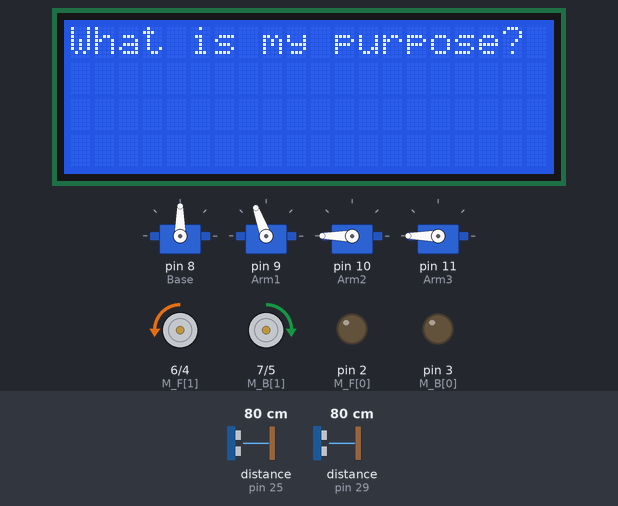
The sketch below on a simulated Arduino Mega 2560, built with avr-gcc and run on an emulated ATmega2560. On the bench: 4 × servo, 20×4 character LCD, motor-driver pin pairs drawn as motors (green arrow = first pin HIGH = forward, orange = second pin HIGH = backward, longer = more drive), output pins drawn as LEDs (lit = HIGH). Wiring (inferred from the names in the program): 2 × ultrasonic range finder: trigger pin 24, echo pin 25 / trigger pin 28, echo pin 29. The test bench sets the inputs (shaded band); at power-on: distance to the obstacle (sensors on pin 25, pin 29) 80 cm. The echo pulse lasts 58.3 µs per cm; pins used as bus, display or sensor lines are not drawn.

Above: at 1.2 s.
1.3 s: distance to the obstacle (sensor on pin 25) set to 2 cm
2.8 s: distance to the obstacle (sensor on pin 25) set to 120 cm
4.3 s: distance to the obstacle (sensor on pin 29) set to 120 cm
5.8 s: distance to the obstacle (sensor on pin 29) set to 2 cm
Timing chart, 0 to 8.3 s (numbered marks = the images above; inputs shaded):
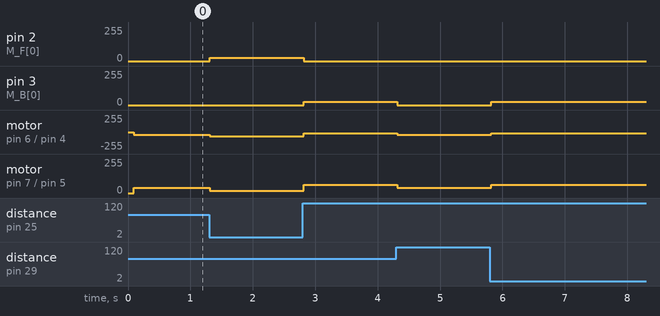

Measured:
- after the input at 1.3 s, pin 2 (M_F[0]): 0/255 → 23/255 at once; motor on pin 6 (M_F[1]) / pin 4 (M_F[2]): backward 40/255 → backward 63/255 at once; motor on pin 7 (M_B[1]) / pin 5 (M_B[2]): forward 40/255 → forward 17/255 at once
- after the input at 2.8 s, pin 2 (M_F[0]): 23/255 → 0/255 at once; pin 3 (M_B[0]): 0/255 → 23/255 at once; motor on pin 6 (M_F[1]) / pin 4 (M_F[2]): backward 63/255 → backward 17/255 at once; motor on pin 7 (M_B[1]) / pin 5 (M_B[2]): forward 17/255 → forward 63/255 at once
- after the input at 4.3 s, pin 3 (M_B[0]): 23/255 → 0/255 at once; motor on pin 6 (M_F[1]) / pin 4 (M_F[2]): backward 17/255 → backward 40/255 at once; motor on pin 7 (M_B[1]) / pin 5 (M_B[2]): forward 63/255 → forward 40/255 at once
- after the input at 5.8 s, pin 3 (M_B[0]): 0/255 → 23/255 at once; motor on pin 6 (M_F[1]) / pin 4 (M_F[2]): backward 40/255 → backward 17/255 at once; motor on pin 7 (M_B[1]) / pin 5 (M_B[2]): forward 40/255 → forward 63/255 at once

The sketch:

agrobot_code.ino
```cpp
/******************************************* Contributers: Amesh Shrestha, Gavin, Shariar Description: Last Modified: 6/6/2023
********************************************/

#include <Servo.h>
#include <LiquidCrystal_I2C.h> // Library for LCD

char startUpMsg[] = "What is my purpose?"; // start up message

int armhold = 300; //time between arm movements

const int echo[] = { 0, 29, 27, 25, 23 };  //sonar ecopins
const int trig[] = { 0, 28, 26, 24, 22 };  //sonar triger pins

          //Motor:  0   1  2
const int M_F[] = { 2, 6, 4 };  // Motor Forward Pins
const int M_B[] = { 3, 7, 5 };  // Motor Backwards Pins


double v[] = {0,0,0,70};

Servo Base;
Servo Arm1;
Servo Arm2;
Servo Arm3;  // create servo object to control a servo
// twelve servo objects can be created on most boards

LiquidCrystal_I2C lcd(0x27,20,4); // I2C address 0x27, 16 column and 2 rows

void sonar_init();
void base_init();
void arm_init();


int sonar(int sonarID);
int FrontSonarCollitionDetect(int distance);

void calc_base(const double * movestr);
void move_base(double M0, double M1, double M2);
void BaseStop();

void forward(int distance);
void rotate( int angle);
void left(int distance);
void right(int distance);
void backward(int distance);

void findStock();

void arm_home();

void setup() {
  Serial.begin(9600);

  sonar_init(); // initialize all our sensor pins

  base_init();  // initialize all our motor pins to output

  arm_init(); // initialize are and set the arm to home position

  lcd.init(); //initialize the lcd
  lcd.backlight(); //open the backlight

  lcd.print(startUpMsg);
  // delay(1000);
  // v[1] = 1;
  // lcd.clear();
  // lcd.print("START");
  // calc_base(v);
  // delay(2000);

}


void loop() {
  v[1] = 1;
  wallAlignment();

  // calc_base(v);
  // if(WECsonar(2) < 20) {
  //   v[1] = 0;
  //   calc_base(v);
  //   lcd.clear();
  //   lcd.setCursor(0,0);
  //   lcd.print("Cotton Stock Found!!");
  //   wallAlignment();
  //   delay(2000);
  //   v[1];
  //   calc_base(v);
  //   lcd.clear();
  //   lcd.print("NEXT");
  //   delay(1000);
  // }
}
```

Arm.ino
```cpp
void arm_init(){
  Base.attach(8);  //port 3 : Servo 1

  Arm1.attach(9);  //port 2 : Servo 2

  Arm2.attach(10); //Port 45: servo 3

  Arm3.attach(11); //Port 46: servo 4

  arm_home();
}

void arm_home() {
  Base.write(90);
  Arm1.write(110);
  Arm2.write(180);
  Arm3.write(180);
}
```

motion_controler.ino
```cpp
void base_init() {
  for (int i = 0; i < 4; i++) {

    pinMode(M_F[i], OUTPUT);
    digitalWrite(M_F[i], LOW);

    pinMode(M_B[i], OUTPUT);
    digitalWrite(M_B[i], LOW);
  }
}

void move_base(double M0, double M1, double M2) {
  // Serial.print(M0);
  // Serial.print(":");
  // Serial.print(M1);
  // Serial.print(":");
  // Serial.println(M2);

  if (M0 >= 0) {
    analogWrite(M_B[0], 0);
    analogWrite(M_F[0], M0);
  } else {
    analogWrite(M_F[0], 0);
    analogWrite(M_B[0], M0 * -1);
  }
  if (M1 >= 0) {
    analogWrite(M_B[1], 0);
    analogWrite(M_F[1], M1);
  } else {
    analogWrite(M_F[1], 0);
    analogWrite(M_B[1], M1 * -1);
  }
  if (M2 >= 0) {
    analogWrite(M_B[2], 0);
    analogWrite(M_F[2], M2);
  }

    else {
      analogWrite(M_F[2], 0);
      analogWrite(M_B[2], M2 * -1);
    }
  }

  void BaseStop() {
    for (int i = 0; i < 4; i++) {
      digitalWrite(M_F[i], LOW);
      digitalWrite(M_B[i], LOW);
    }
  }

  void forward(int distance) {
    double a[] = { 0, 1, 0, 70 };
    calc_base(a);
  }

  void rotate(int angle) {
    double a[] = { 0, 0, 1, 200 };
    calc_base(a);
  }

  void left(int distance) {
    double a[] = { 1, 0, 0, 200 };
    calc_base(a);
  }

  void right(int distance) {
    double a[] = { -1, 0, 0, 200 };
    calc_base(a);
  }

  void backward(int distance) {
    double a[] = { 0, -1, 0, 200 };
    calc_base(a);
  }
```

sonar.ino
```cpp
void sonar_init() {
  for (int i = 1; i < 5; i++) {
    pinMode(trig[i], OUTPUT);
    pinMode(echo[i], INPUT);
  }
}

int sonar(int sonarID) {

  static int previousdistance[] = {0,0,0,0,0};
  long duration;

  digitalWrite(trig[sonarID], LOW);
  delayMicroseconds(2);
  // Sets the trigPin on HIGH state for 10 micro seconds
  digitalWrite(trig[sonarID], HIGH);
  delayMicroseconds(10);
  digitalWrite(trig[sonarID], LOW);
  // Reads the echoPin, returns the sound wave travel time in microseconds
  duration = pulseIn(echo[sonarID], HIGH);
  // Calculating the distance
  float newdistance = duration * 0.034 / 2 ;

  // removes any large changes to
  if(newdistance> (previousdistance[sonarID]+50)){
    return previousdistance[sonarID];
  }
  else {
    previousdistance[sonarID] = newdistance;
  }
  return newdistance;

}

int WECsonar(int sonarID) {

  long duration;

  digitalWrite(trig[sonarID], LOW);
  delayMicroseconds(2);
  // Sets the trigPin on HIGH state for 10 micro seconds
  digitalWrite(trig[sonarID], HIGH);
  delayMicroseconds(10);
  digitalWrite(trig[sonarID], LOW);
  // Reads the echoPin, returns the sound wave travel time in microseconds
  duration = pulseIn(echo[sonarID], HIGH);
  // Calculating the distance

  return (duration * 0.034 / 2);

}

int FrontSonarCollitionDetect(int distance) {

    if (sonar(4) < distance) {
      return 1;
    }
    return 0;

}
```

vector_calc.ino
```cpp
void calc_base(const double* movestr) {
  double M0 = 0, M1 = 0, M2 = 0;

  // Components:       x      y     w
  double m0c[] = { -0.67, 0, 0.33 };
  double m1c[] = { 0.33, -0.58, 0.33 };
  double m2c[] = { 0.33, 0.58, 0.33 };

  /*  Multiply each motor component by the desired
      overall vector component. Add each product to
      each motor power to find the resulting vector. */
  for (int i = 0; i <= 2; i++) {
    M0 += m0c[i] * movestr[i];
    M1 += m1c[i] * movestr[i];
    M2 += m2c[i] * movestr[i];
  }

  //  Multiply by speed
  M0 *= movestr[3];
  M1 *= movestr[3];
  M2 *= movestr[3];


  move_base(M0, M1, M2);
}

void wallAlignment() {
  while (WECsonar(1) != WECsonar(3)) {
    int delD = WECsonar(1) - WECsonar(3);

    if (delD > 1) {
      v[2] = 1;
    } else if (delD < -1) {
      v[2] = -1;
    }
    calc_base(v);
  }
  v[2] = 0;
  calc_base(v);
}

// void wallAlignmentwithDistance( int wallDistance ) {

//   int aligned = 0;
//   if (aligned) {
//     if (sonar(1) < wallDistance) {

//     }
//   }

// }
```
